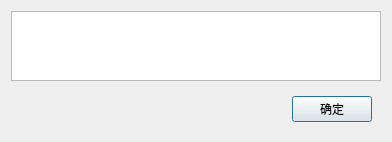
<?xml version="1.0" encoding="UTF-8"?>
<ui version="4.0">
 <class>QuickMemo</class>
 <widget class="QDialog" name="QuickMemo">
  <property name="geometry">
   <rect>
    <x>0</x>
    <y>0</y>
    <width>392</width>
    <height>135</height>
   </rect>
  </property>
  <property name="windowTitle">
   <string>QuickMemo</string>
  </property>
  <layout class="QVBoxLayout" name="verticalLayout">
   <item>
    <widget class="QTextEdit" name="input">
     <property name="font">
      <font>
       <pointsize>14</pointsize>
      </font>
     </property>
    </widget>
   </item>
   <item>
    <widget class="QWidget" name="widget" native="true">
     <layout class="QHBoxLayout" name="horizontalLayout">
      <item>
       <spacer name="horizontalSpacer">
        <property name="orientation">
         <enum>Qt::Horizontal</enum>
        </property>
        <property name="sizeHint" stdset="0">
         <size>
          <width>267</width>
          <height>20</height>
         </size>
        </property>
       </spacer>
      </item>
      <item>
       <widget class="QPushButton" name="btnSave">
        <property name="sizePolicy">
         <sizepolicy hsizetype="Preferred" vsizetype="Preferred">
          <horstretch>0</horstretch>
          <verstretch>0</verstretch>
         </sizepolicy>
        </property>
        <property name="text">
         <string>确定</string>
        </property>
       </widget>
      </item>
     </layout>
    </widget>
   </item>
  </layout>
 </widget>
 <resources/>
 <connections/>
</ui>
